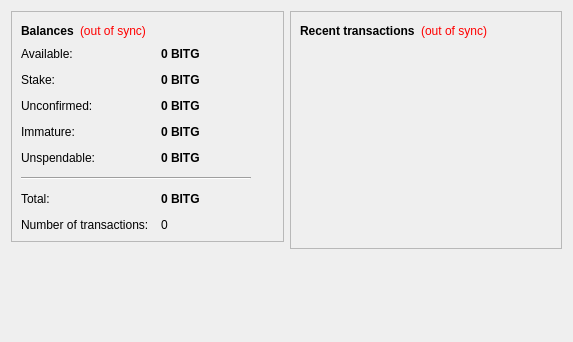
<?xml version="1.0" encoding="UTF-8"?>
<ui version="4.0">
 <class>OverviewPage</class>
 <widget class="QWidget" name="OverviewPage">
  <property name="geometry">
   <rect>
    <x>0</x>
    <y>0</y>
    <width>573</width>
    <height>342</height>
   </rect>
  </property>
  <property name="windowTitle">
   <string>Form</string>
  </property>
  <layout class="QHBoxLayout" name="horizontalLayout" stretch="1,1">
   <item>
    <layout class="QVBoxLayout" name="verticalLayout_2">
     <item>
      <widget class="QFrame" name="frame">
       <property name="frameShape">
        <enum>QFrame::StyledPanel</enum>
       </property>
       <property name="frameShadow">
        <enum>QFrame::Raised</enum>
       </property>
       <layout class="QVBoxLayout" name="verticalLayout_4">
        <item>
         <layout class="QHBoxLayout" name="horizontalLayout_4">
          <item>
           <widget class="QLabel" name="label_5">
            <property name="font">
             <font>
              <weight>75</weight>
              <bold>true</bold>
             </font>
            </property>
            <property name="text">
             <string>Balances</string>
            </property>
           </widget>
          </item>
          <item>
           <widget class="QLabel" name="labelWalletStatus">
            <property name="toolTip">
             <string>The displayed information may be out of date. Your wallet automatically synchronizes with the Bitglobalcoin network after a connection is established, but this process has not completed yet.</string>
            </property>
            <property name="styleSheet">
             <string notr="true">QLabel { color: red; }</string>
            </property>
            <property name="text">
             <string notr="true">(out of sync)</string>
            </property>
            <property name="alignment">
             <set>Qt::AlignLeading|Qt::AlignLeft|Qt::AlignVCenter</set>
            </property>
           </widget>
          </item>
          <item>
           <spacer name="horizontalSpacer_2">
            <property name="orientation">
             <enum>Qt::Horizontal</enum>
            </property>
            <property name="sizeHint" stdset="0">
             <size>
              <width>40</width>
              <height>20</height>
             </size>
            </property>
           </spacer>
          </item>
         </layout>
        </item>
        <item>
         <layout class="QFormLayout" name="formLayout_2">
          <property name="fieldGrowthPolicy">
           <enum>QFormLayout::AllNonFixedFieldsGrow</enum>
          </property>
          <property name="horizontalSpacing">
           <number>12</number>
          </property>
          <property name="verticalSpacing">
           <number>12</number>
          </property>
          <item row="0" column="0">
           <widget class="QLabel" name="labelAvailableText">
            <property name="toolTip">
             <string>Your current available balance</string>
            </property>
            <property name="text">
             <string>Available:</string>
            </property>
           </widget>
          </item>
          <item row="0" column="1">
           <widget class="QLabel" name="labelAvailable">
            <property name="font">
             <font>
              <weight>75</weight>
              <bold>true</bold>
             </font>
            </property>
            <property name="cursor">
             <cursorShape>IBeamCursor</cursorShape>
            </property>
            <property name="toolTip">
             <string>Your current available balance</string>
            </property>
            <property name="text">
             <string notr="true">0 BITG</string>
            </property>
            <property name="alignment">
             <set>Qt::AlignLeading|Qt::AlignLeft|Qt::AlignVCenter</set>
            </property>
            <property name="textInteractionFlags">
             <set>Qt::LinksAccessibleByMouse|Qt::TextSelectableByKeyboard|Qt::TextSelectableByMouse</set>
            </property>
           </widget>
          </item>
          <item row="1" column="0">
           <widget class="QLabel" name="label_6">
            <property name="toolTip">
             <string>Total of coins that was staked, and do not yet count toward the current balance</string>
            </property>
            <property name="text">
             <string>Stake:</string>
            </property>
           </widget>
          </item>
          <item row="1" column="1">
           <widget class="QLabel" name="labelStake">
            <property name="font">
             <font>
              <weight>75</weight>
              <bold>true</bold>
             </font>
            </property>
            <property name="cursor">
             <cursorShape>IBeamCursor</cursorShape>
            </property>
            <property name="toolTip">
             <string>Total of coins that was staked, and do not yet count toward the current balance</string>
            </property>
            <property name="text">
             <string notr="true">0 BITG</string>
            </property>
            <property name="alignment">
             <set>Qt::AlignLeading|Qt::AlignLeft|Qt::AlignVCenter</set>
            </property>
            <property name="textInteractionFlags">
             <set>Qt::LinksAccessibleByMouse|Qt::TextSelectableByKeyboard|Qt::TextSelectableByMouse</set>
            </property>
           </widget>
          </item>
          <item row="2" column="0">
           <widget class="QLabel" name="label_3">
            <property name="toolTip">
             <string>Total of transactions that have yet to be confirmed, and do not yet count toward the current balance</string>
            </property>
            <property name="text">
             <string>Unconfirmed:</string>
            </property>
           </widget>
          </item>
          <item row="2" column="1">
           <widget class="QLabel" name="labelUnconfirmed">
            <property name="font">
             <font>
              <weight>75</weight>
              <bold>true</bold>
             </font>
            </property>
            <property name="cursor">
             <cursorShape>IBeamCursor</cursorShape>
            </property>
            <property name="toolTip">
             <string>Total of transactions that have yet to be confirmed, and do not yet count toward the current balance</string>
            </property>
            <property name="text">
             <string notr="true">0 BITG</string>
            </property>
            <property name="alignment">
             <set>Qt::AlignLeading|Qt::AlignLeft|Qt::AlignVCenter</set>
            </property>
            <property name="textInteractionFlags">
             <set>Qt::LinksAccessibleByMouse|Qt::TextSelectableByKeyboard|Qt::TextSelectableByMouse</set>
            </property>
           </widget>
          </item>
          <item row="3" column="0">
           <widget class="QLabel" name="labelImmatureText">
            <property name="toolTip">
             <string>Mined balance that has not yet matured</string>
            </property>
            <property name="text">
             <string>Immature:</string>
            </property>
           </widget>
          </item>
          <item row="3" column="1">
           <widget class="QLabel" name="labelImmature">
            <property name="font">
             <font>
              <weight>75</weight>
              <bold>true</bold>
             </font>
            </property>
            <property name="toolTip">
             <string>Mined balance that has not yet matured</string>
            </property>
            <property name="text">
             <string notr="true">0 BITG</string>
            </property>
            <property name="alignment">
             <set>Qt::AlignLeading|Qt::AlignLeft|Qt::AlignVCenter</set>
            </property>
            <property name="textInteractionFlags">
             <set>Qt::LinksAccessibleByMouse|Qt::TextSelectableByKeyboard|Qt::TextSelectableByMouse</set>
            </property>
           </widget>
          </item>
          <item row="4" column="0">
           <widget class="QLabel" name="labelBalanceWatchOnlyText">
            <property name="toolTip">
             <string>Your unspendable balance</string>
            </property>
            <property name="text">
             <string>Unspendable:</string>
            </property>
           </widget>
          </item>
          <item row="4" column="1">
           <widget class="QLabel" name="labelBalanceWatchOnly">
            <property name="font">
             <font>
              <weight>75</weight>
              <bold>true</bold>
             </font>
            </property>
            <property name="cursor">
             <cursorShape>IBeamCursor</cursorShape>
            </property>
            <property name="toolTip">
             <string>Your unspendable balance</string>
            </property>
            <property name="text">
             <string notr="true">0 BITG</string>
            </property>
            <property name="alignment">
             <set>Qt::AlignLeading|Qt::AlignLeft|Qt::AlignVCenter</set>
            </property>
            <property name="textInteractionFlags">
             <set>Qt::LinksAccessibleByMouse|Qt::TextSelectableByKeyboard|Qt::TextSelectableByMouse</set>
            </property>
           </widget>
          </item>
          <item row="5" column="0" colspan="2">
           <widget class="Line" name="line">
            <property name="maximumSize">
             <size>
              <width>230</width>
              <height>16777215</height>
             </size>
            </property>
            <property name="orientation">
             <enum>Qt::Horizontal</enum>
            </property>
           </widget>
          </item>
          <item row="6" column="0">
           <widget class="QLabel" name="labelTotalText">
            <property name="toolTip">
             <string>Your current total balance</string>
            </property>
            <property name="text">
             <string>Total:</string>
            </property>
           </widget>
          </item>
          <item row="6" column="1">
           <widget class="QLabel" name="labelTotal">
            <property name="font">
             <font>
              <weight>75</weight>
              <bold>true</bold>
             </font>
            </property>
            <property name="toolTip">
             <string>Your current total balance</string>
            </property>
            <property name="text">
             <string notr="true">0 BITG</string>
            </property>
            <property name="alignment">
             <set>Qt::AlignLeading|Qt::AlignLeft|Qt::AlignVCenter</set>
            </property>
            <property name="textInteractionFlags">
             <set>Qt::LinksAccessibleByMouse|Qt::TextSelectableByKeyboard|Qt::TextSelectableByMouse</set>
            </property>
           </widget>
          </item>
          <item row="7" column="0">
           <widget class="QLabel" name="label_2">
            <property name="toolTip">
             <string>Total number of transactions in wallet</string>
            </property>
            <property name="text">
             <string>Number of transactions:</string>
            </property>
           </widget>
          </item>
          <item row="7" column="1">
           <widget class="QLabel" name="labelNumTransactions">
            <property name="toolTip">
             <string>Total number of transactions in wallet</string>
            </property>
            <property name="text">
             <string notr="true">0</string>
            </property>
           </widget>
          </item>
         </layout>
        </item>
       </layout>
      </widget>
     </item>
     <item>
      <spacer name="verticalSpacer">
       <property name="orientation">
        <enum>Qt::Vertical</enum>
       </property>
       <property name="sizeHint" stdset="0">
        <size>
         <width>20</width>
         <height>40</height>
        </size>
       </property>
      </spacer>
     </item>
    </layout>
   </item>
   <item>
    <layout class="QVBoxLayout" name="verticalLayout_3">
     <item>
      <widget class="QFrame" name="frame_2">
       <property name="frameShape">
        <enum>QFrame::StyledPanel</enum>
       </property>
       <property name="frameShadow">
        <enum>QFrame::Raised</enum>
       </property>
       <layout class="QVBoxLayout" name="verticalLayout">
        <item>
         <layout class="QHBoxLayout" name="horizontalLayout_2">
          <item>
           <widget class="QLabel" name="label_4">
            <property name="text">
             <string>&lt;b&gt;Recent transactions&lt;/b&gt;</string>
            </property>
           </widget>
          </item>
          <item>
           <widget class="QLabel" name="labelTransactionsStatus">
            <property name="toolTip">
             <string>The displayed information may be out of date. Your wallet automatically synchronizes with the BITG network after a connection is established, but this process has not completed yet.</string>
            </property>
            <property name="styleSheet">
             <string notr="true">QLabel { color: red; }</string>
            </property>
            <property name="text">
             <string notr="true">(out of sync)</string>
            </property>
            <property name="alignment">
             <set>Qt::AlignRight|Qt::AlignTrailing|Qt::AlignVCenter</set>
            </property>
           </widget>
          </item>
          <item>
           <spacer name="horizontalSpacer">
            <property name="orientation">
             <enum>Qt::Horizontal</enum>
            </property>
            <property name="sizeHint" stdset="0">
             <size>
              <width>40</width>
              <height>20</height>
             </size>
            </property>
           </spacer>
          </item>
         </layout>
        </item>
        <item>
         <widget class="QListView" name="listTransactions">
          <property name="styleSheet">
           <string notr="true">QListView { background: transparent; }</string>
          </property>
          <property name="frameShape">
           <enum>QFrame::NoFrame</enum>
          </property>
          <property name="verticalScrollBarPolicy">
           <enum>Qt::ScrollBarAlwaysOff</enum>
          </property>
          <property name="horizontalScrollBarPolicy">
           <enum>Qt::ScrollBarAlwaysOff</enum>
          </property>
          <property name="selectionMode">
           <enum>QAbstractItemView::NoSelection</enum>
          </property>
         </widget>
        </item>
       </layout>
      </widget>
     </item>
     <item>
      <spacer name="verticalSpacer_2">
       <property name="orientation">
        <enum>Qt::Vertical</enum>
       </property>
       <property name="sizeHint" stdset="0">
        <size>
         <width>20</width>
         <height>40</height>
        </size>
       </property>
      </spacer>
     </item>
    </layout>
   </item>
  </layout>
 </widget>
 <resources/>
 <connections/>
</ui>
